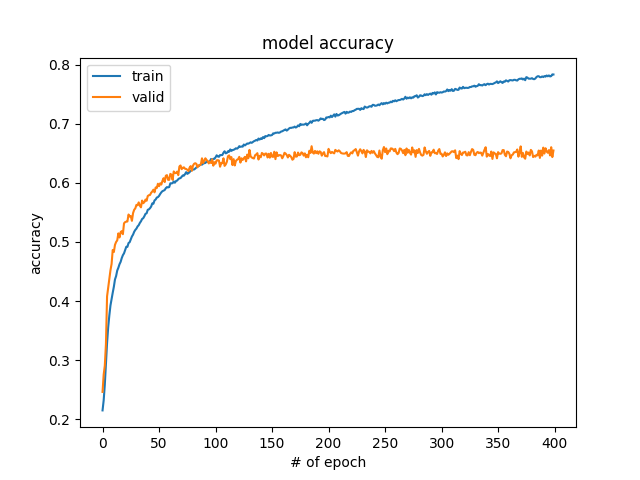
#> input picture hw3/Report/cnn_accuracy.png, 640 x 480 px
$ python Q2.py ../hw3/Report/cnn_accuracy.png
#> lines starting #> are read from the running program, lines starting #| are printed output that depends on the picture
from PIL import Image
import sys

file = sys.argv[1]

#read westbrook image----
im = Image.open(file)
#> im is the input picture: PIL image 640x480 RGBA; mean R, G, B, A 250.4, 249.8, 249.1, 255

#compute /2----
out = im.point(lambda i: i/2)
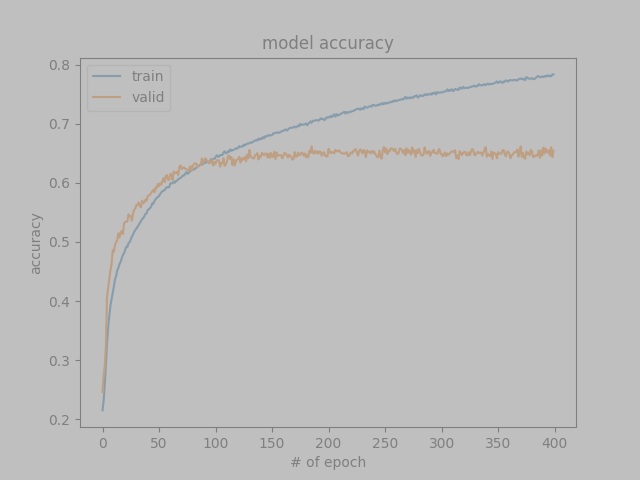
#> out: PIL image 640x480 RGBA; mean R, G, B, A 125.7, 125.4, 125, 128; transparent parts drawn white
#out.show()
out.save("Q2.png")

#testing----
"""
pix = im.load()
pixo = out.load()
print(pix[0,0])
print(pix[0,1])
print(pixo[0,0])
print(pixo[0,1])
"""
